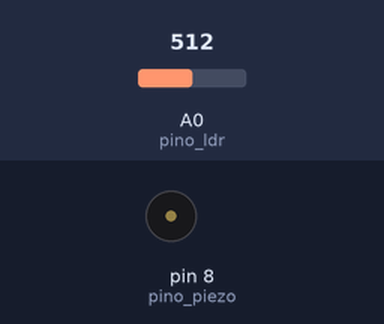
The sketch below on a simulated Arduino Uno, built with avr-gcc and run on an emulated ATmega328P. On the bench: buzzer (waves = sounding). The test bench sets the inputs (shaded band); at power-on: A0 (pino_ldr) = 512. What the sketch prints to the serial monitor is not drawn.

Above: at 0.5 s.
Timing chart, 0 to 3.5 s (numbered marks = the images above):
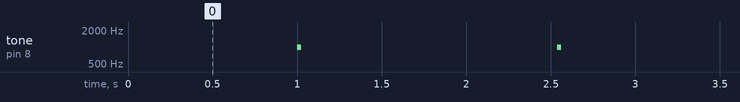

Measured:
- by itself, tone on pin 8 (pino_piezo): alternates 1000 Hz for 0.03 s and silent for 1.5 s

The sketch:

projeto14-sensor_luz_piezo.ino
```cpp
int pino_piezo = 8;
int pino_ldr = A0;

int valor_ldr = 0;


void setup() {
  Serial.begin(9600);
  pinMode(pino_ldr, INPUT);
}

void loop() {

     valor_ldr = analogRead(pino_ldr);
     Serial.println(valor_ldr);
     delay(1000);
     tone(pino_piezo, 1000);
     delay(25);
     noTone(pino_piezo);
     delay(valor_ldr);
}
```
